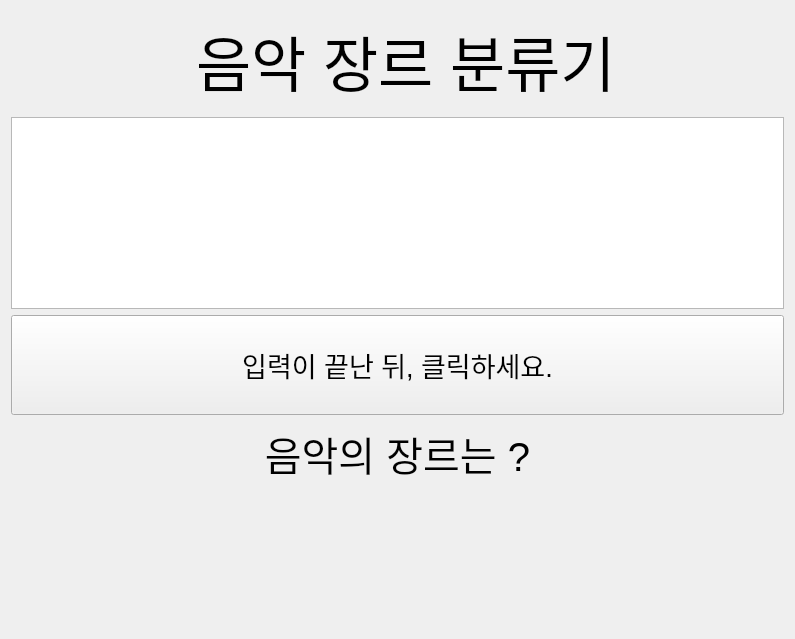
<?xml version="1.0" encoding="UTF-8"?>
<ui version="4.0">
 <class>Form</class>
 <widget class="QWidget" name="Form">
  <property name="geometry">
   <rect>
    <x>0</x>
    <y>0</y>
    <width>795</width>
    <height>639</height>
   </rect>
  </property>
  <property name="windowTitle">
   <string>Form</string>
  </property>
  <layout class="QVBoxLayout" name="verticalLayout">
   <item>
    <widget class="QLabel" name="label_0">
     <property name="sizePolicy">
      <sizepolicy hsizetype="Preferred" vsizetype="Fixed">
       <horstretch>0</horstretch>
       <verstretch>0</verstretch>
      </sizepolicy>
     </property>
     <property name="minimumSize">
      <size>
       <width>0</width>
       <height>100</height>
      </size>
     </property>
     <property name="font">
      <font>
       <pointsize>45</pointsize>
      </font>
     </property>
     <property name="text">
      <string> 음악 장르 분류기</string>
     </property>
     <property name="alignment">
      <set>Qt::AlignCenter</set>
     </property>
    </widget>
   </item>
   <item>
    <widget class="QPlainTextEdit" name="plainTextEdit">
     <property name="sizePolicy">
      <sizepolicy hsizetype="Preferred" vsizetype="Preferred">
       <horstretch>0</horstretch>
       <verstretch>0</verstretch>
      </sizepolicy>
     </property>
     <property name="plainText">
      <string/>
     </property>
    </widget>
   </item>
   <item>
    <widget class="QPushButton" name="pushButton">
     <property name="sizePolicy">
      <sizepolicy hsizetype="Preferred" vsizetype="Fixed">
       <horstretch>0</horstretch>
       <verstretch>0</verstretch>
      </sizepolicy>
     </property>
     <property name="minimumSize">
      <size>
       <width>0</width>
       <height>100</height>
      </size>
     </property>
     <property name="font">
      <font>
       <pointsize>20</pointsize>
      </font>
     </property>
     <property name="text">
      <string>입력이 끝난 뒤, 클릭하세요.</string>
     </property>
    </widget>
   </item>
   <item>
    <widget class="QLabel" name="label_1">
     <property name="font">
      <font>
       <pointsize>30</pointsize>
      </font>
     </property>
     <property name="text">
      <string>음악의 장르는 ?</string>
     </property>
     <property name="alignment">
      <set>Qt::AlignCenter</set>
     </property>
    </widget>
   </item>
   <item>
    <widget class="QLabel" name="label_2">
     <property name="font">
      <font>
       <pointsize>30</pointsize>
      </font>
     </property>
     <property name="text">
      <string/>
     </property>
     <property name="alignment">
      <set>Qt::AlignCenter</set>
     </property>
    </widget>
   </item>
   <item>
    <widget class="QLabel" name="label_3">
     <property name="font">
      <font>
       <pointsize>30</pointsize>
      </font>
     </property>
     <property name="text">
      <string/>
     </property>
     <property name="alignment">
      <set>Qt::AlignCenter</set>
     </property>
    </widget>
   </item>
  </layout>
 </widget>
 <resources/>
 <connections/>
</ui>
